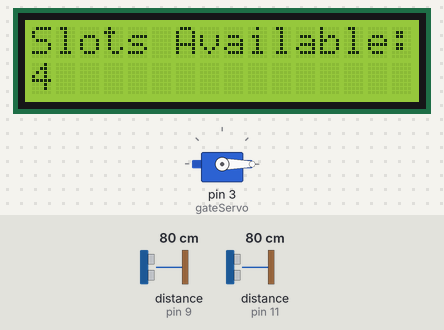
Bench run of a sketch on a simulated Arduino Uno, built with avr-gcc and run on an emulated ATmega328P. On the bench: servo, 16×2 character LCD. Wiring (inferred from the names in the program): 2 × ultrasonic range finder: trigger pin 8, echo pin 9 / trigger pin 10, echo pin 11. The inputs (shaded band) are chosen by the test bench; at power-on: distance to the obstacle (sensors on pin 9, pin 11) 80 cm. The echo pulse lasts 58.3 µs per cm.

Above: at 3.2 s.
3.3 s: distance to the obstacle (sensor on pin 9) set to 17 cm
5.3 s: distance to the obstacle (sensor on pin 9) set to 14 cm
At 7.3 s:
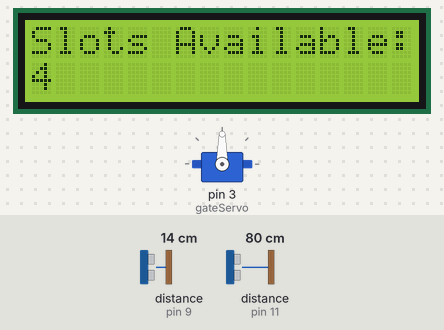
9.4 s: distance to the obstacle (sensor on pin 9) set to 18 cm
At 10.1 s:
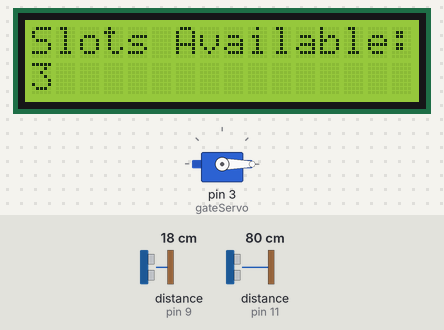
10.9 s: distance to the obstacle (sensor on pin 11) set to 18 cm
12.4 s: distance to the obstacle (sensor on pin 11) set to 13 cm
At 14.4 s:
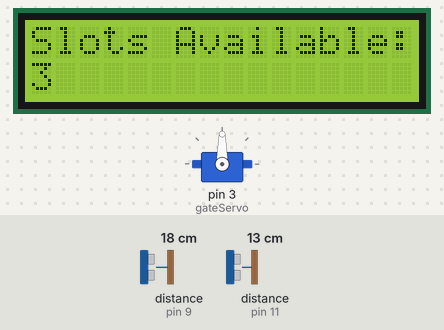
16.5 s: distance to the obstacle (sensor on pin 9) set to 2 cm
At 18.4 s:
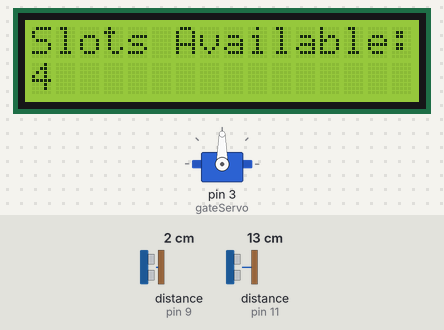
Timing chart, 0 to 19.8 s (numbered marks = the images above; inputs shaded):
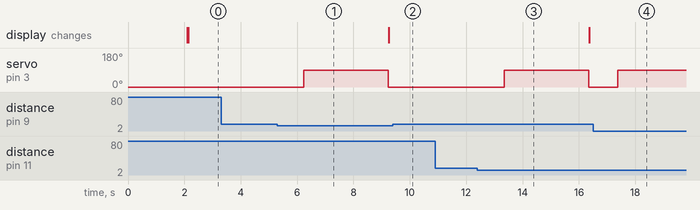

Measured:
- the behaviour switches between 16 and 15 cm on distance to the obstacle (sensor on pin 9) (found by bisection; images 0 and 1)
- the behaviour switches between 16 and 15 cm on distance to the obstacle (sensor on pin 11) (found by bisection; images 2 and 3)
- after the input at 3.3 s, every drawn part: stays the same
- after the input at 5.3 s, servo on pin 3 (gateServo): 0° → 90° after 0.93 s, → 0° 3.0 s later
- after the input at 9.4 s, servo on pin 3 (gateServo): stays 0° (without the input it goes to 90° after 0.86 s)
- after the input at 10.9 s, every drawn part: stays the same
- after the input at 12.4 s, servo on pin 3 (gateServo): 0° → 90° after 0.95 s, → 0° 3.0 s later
- after the input at 16.5 s, servo on pin 3 (gateServo): 0° → 90° after 0.87 s

The sketch:

parking-system.ino
```cpp
#include <LiquidCrystal_I2C.h>
#include <Servo.h>

#define trigPin1 8
#define echoPin1 9
#define trigPin2 10
#define echoPin2 11

Servo gateServo;
LiquidCrystal_I2C lcd(0x27, 16, 2);

int slotCount = 4;

long readDistance(int trigPin, int echoPin) {
  digitalWrite(trigPin, LOW);
  delayMicroseconds(2);
  digitalWrite(trigPin, HIGH);
  delayMicroseconds(10);
  digitalWrite(trigPin, LOW);
  return pulseIn(echoPin, HIGH) * 0.034 / 2;
}

void setup() {
  pinMode(trigPin1, OUTPUT);
  pinMode(echoPin1, INPUT);
  pinMode(trigPin2, OUTPUT);
  pinMode(echoPin2, INPUT);

  gateServo.attach(3);
  gateServo.write(0); // Gate closed

  lcd.init();
  lcd.backlight();
  lcd.setCursor(0, 0);
  lcd.print("Smart Parking");
  lcd.setCursor(0, 1);
  lcd.print("System Ready...");
  delay(2000);
  lcd.clear();
}

void loop() {
  long dist1 = readDistance(trigPin1, echoPin1); // Entry
  long dist2 = readDistance(trigPin2, echoPin2); // Exit

  if (dist1 < 15 && slotCount > 0) {
    slotCount--;
    gateServo.write(90); // Open gate
    delay(3000);
    gateServo.write(0);  // Close gate
  }

  if (dist2 < 15 && slotCount < 4) {
    slotCount++;
    gateServo.write(90);
    delay(3000);
    gateServo.write(0);
  }

  lcd.setCursor(0, 0);
  lcd.print("Slots Available:");
  lcd.setCursor(0, 1);
  lcd.print("       ");
  lcd.setCursor(0, 1);
  lcd.print(slotCount);
  delay(1000);
}
```
